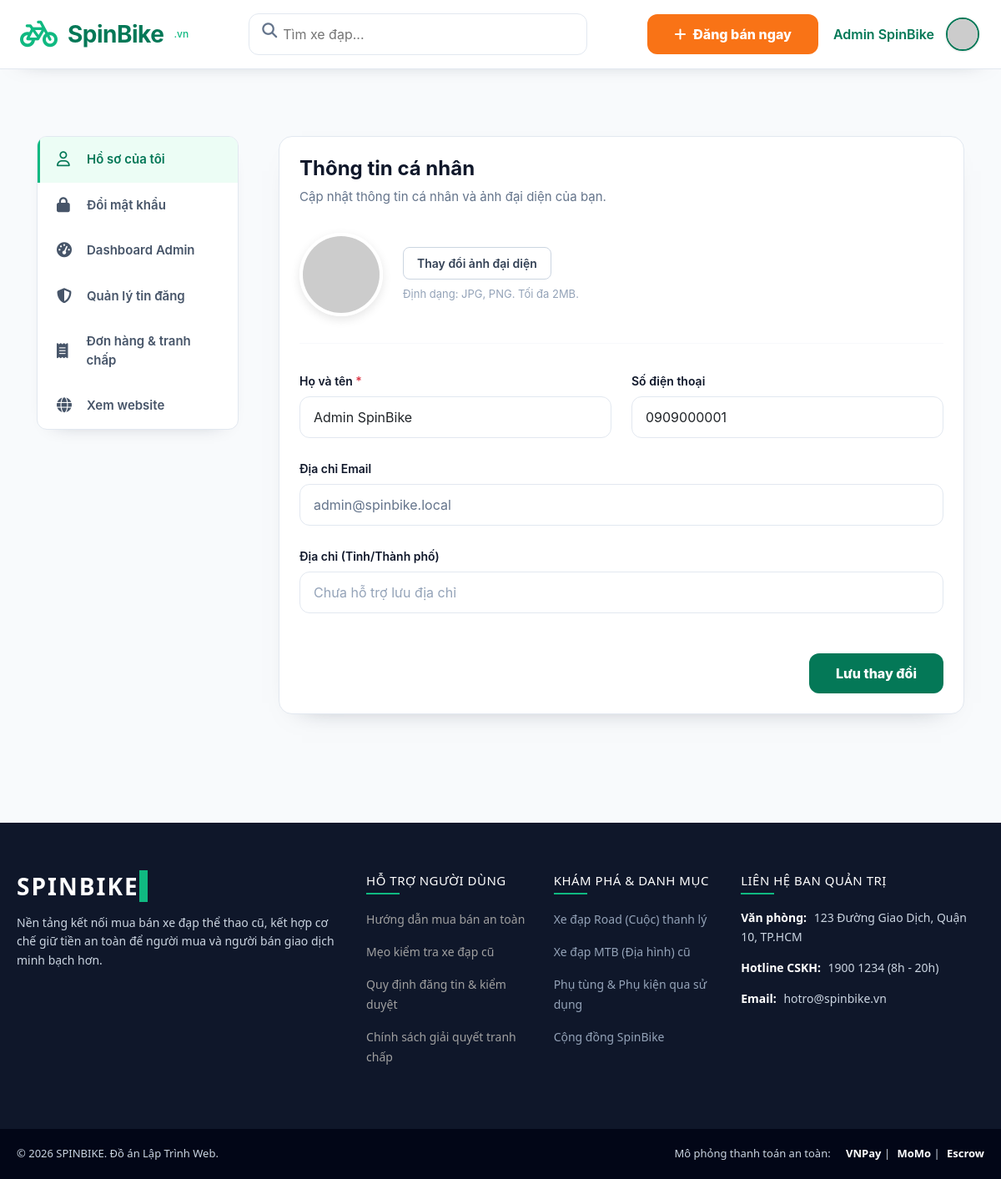
Screenshot of /profile (signed in) with the database file from the repository.
### tables this page shows
CREATE TABLE `users` (
  `id` int(11) NOT NULL,
  `name` varchar(255) NOT NULL,
  `email` varchar(255) NOT NULL,
  `password` varchar(255) NOT NULL,
  `phone` varchar(20) DEFAULT NULL,
  `avatar` varchar(500) DEFAULT NULL,
  `role` enum('user','admin') NOT NULL DEFAULT 'user',
  `balance` decimal(15,2) NOT NULL DEFAULT 0.00,
  `created_at` timestamp NOT NULL DEFAULT current_timestamp(),
  `reset_token` varchar(255) DEFAULT NULL,
  `reset_token_expire` datetime DEFAULT NULL
);

### index.php (called while the page is built, shortened)
<?php
require_once __DIR__ . '/config/config.php';
$requestUri = parse_url($_SERVER['REQUEST_URI'] ?? '/', PHP_URL_PATH) ?: '/';
$basePath = app_base_path();
$relativePath = $requestUri;
$route = trim((string) $relativePath, '/');
$routeName = find_route_name_by_path($route);
$targetFile = $routeName !== null ? route_target($routeName) : null;
require $targetFile;

### config/config.php (called while the page is built, shortened)
<?php
if (!function_exists('app_origin')) {
    function app_origin(): string {
        static $origin = null;
        if ($origin !== null) {
            return $origin;
        }
        if (PHP_SAPI !== 'cli') {
            $https = $_SERVER['HTTPS'] ?? '';
            $isHttps = !empty($https) && strtolower((string) $https) !== 'off';
            $scheme = $isHttps ? 'https' : 'http';
            $host = trim((string) ($_SERVER['HTTP_HOST'] ?? ''));
            if ($host !== '') {
                $origin = $scheme . '://' . $host;
                return $origin;
            }
        }
        $origin = 'http://localhost';
        return $origin;
    }
}
if (!function_exists('detect_app_base_path')) {
    function detect_app_base_path(): string {
        $configuredBasePath = trim((string) (getenv('APP_BASE_PATH') ?: ''), '/');
        $scriptName = trim((string) ($_SERVER['SCRIPT_NAME'] ?? ''), '/');
        $segments = explode('/', $scriptName);
        if (end($segments) === 'index.php') {
            array_pop($segments);
        }
        return trim(implode('/', $segments), '/');
    }
}
if (!function_exists('route_definitions')) {
    function route_definitions(): array {
        static $routes = null;
        if ($routes !== null) {
            return $routes;
        }
        return $routes;
    }
}
if (!function_exists('app_base_path')) {
    function app_base_path(): string {
        static $basePath = null;
        if ($basePath !== null) {
            return $basePath;
        }
        $detectedBasePath = detect_app_base_path();
        $basePath = $detectedBasePath !== '' ? '/' . $detectedBasePath : '';
        return $basePath;
    }
}
if (!function_exists('app_path')) {
    function app_path(string $path = ''): string {
        $cleanPath = ltrim($path, '/');
        $basePath = app_base_path();
        return $cleanPath !== '' ? $basePath . '/' . $cleanPath : $basePath;
    }
}
if (!function_exists('route_path')) {
    function route_path(string $name): string {
        $routes = route_definitions();
        return $routes[$name]['path'];
    }
}
if (!function_exists('route_target')) {
    function route_target(string $name): string {
        $routes = route_definitions();
        return $routes[$name]['target'];
    }
}
if (!function_exists('find_route_name_by_path')) {
    function find_route_name_by_path(string $path = ''): ?string {
        $normalizedPath = trim($path, '/');
        foreach (route_definitions() as $name => $route) {
            $candidatePaths = array_merge(
                [$route['path']],
                isset($route['aliases']) && is_array($route['aliases']) ? $route['aliases'] : []
            );
            foreach ($candidatePaths as $candidatePath) {
                if (trim((string) $candidatePath, '/') === $normalizedPath) {
                    return $name;
                }
            }
        }
        return null;
    }
}
if (!function_exists('route_url')) {
    function route_url(string $name, $query = []): string {
        $path = route_path($name);
        $url = app_origin() . app_path($path);
        if (is_array($query) && !empty($query)) {
            $queryString = http_build_query($query);
            return $queryString !== '' ? $url . '?' . $queryString : $url;
        }
        return $url;
    }
}
if (!function_exists('current_route_name')) {
    function current_route_name(): ?string {
        $requestUri = parse_url($_SERVER['REQUEST_URI'] ?? '/', PHP_URL_PATH) ?: '/';
        $basePath = app_base_path();
        $relativePath = $requestUri;
        $routeName = find_route_name_by_path($relativePath);
        return $routeName;
    }
}
?>

### app/helpers/AdminAuth.php (called while the page is built, shortened)
<?php
require_once __DIR__ . '/../../config/config.php';
if (!function_exists('admin_dashboard_url')) {
    function admin_dashboard_url(): string
    {
        return route_url('admin.dashboard');
    }
}
if (!function_exists('admin_listings_url')) {
    function admin_listings_url(string $query = ''): string
    {
        $url = route_url('admin.listings');
        return $query !== '' ? $url . '?' . ltrim($query, '?') : $url;
    }
}
if (!function_exists('admin_orders_url')) {
    function admin_orders_url(string $query = ''): string
    {
        $url = route_url('admin.orders');
        return $query !== '' ? $url . '?' . ltrim($query, '?') : $url;
    }
}
?>

### app/views/auth/profile.php (the view, shortened to what this page needs)
<?php
require_once __DIR__ . '/../../../config/config.php';
require_once __DIR__ . '/../../helpers/AdminAuth.php';
$database = new Database();
$db = $database->getConnectionOrNull();
$user_id = $_SESSION['user_id'];
$profileError = null;
$user = null;
if (!$db) {
    $profileError = 'Thông tin tài khoản hiện chưa thể tải. Vui lòng kiểm tra kết nối dữ liệu và thử lại sau.';
} else {
    $db->setAttribute(PDO::ATTR_ERRMODE, PDO::ERRMODE_EXCEPTION);
}
if ($db) {
    try {
        $stmt = $db->prepare("SELECT * FROM users WHERE id = ?");
        $stmt->execute([$user_id]);
        $user = $stmt->fetch(PDO::FETCH_ASSOC);
    } catch (Throwable $exception) {
        $profileError = 'Thông tin tài khoản hiện chưa thể tải. Vui lòng thử lại sau.';
    }
}
$display_name = htmlspecialchars($user['name'] ?? 'U');
$display_avatar = !empty($user['avatar']) ? $user['avatar'] : "https://ui-avatars.com/api/?name=" . urlencode($display_name) . "&background=10b981&color=fff&size=120&rounded=true&bold=true";
$profileName = trim((string)($user['name'] ?? ''));
$profilePhone = trim((string)($user['phone'] ?? ''));
$profileEmail = trim((string)($user['email'] ?? ''));
$profilePageUrl = route_url('profile');
include __DIR__ . '/../layouts/header.php';
?>
<div class="main-content profile-page-shell">
    <div class="profile-container profile-page-container">
        <div class="row g-5">
            <div class="col-lg-3">
                <div class="profile-sidebar">
                    <a href="<?php echo $profilePageUrl; ?>" class="profile-nav-link active">
                        <i class="fa-regular fa-user"></i> Hồ sơ của tôi
                    </a>
                    <a href="javascript:void(0)" class="profile-nav-link">
                        <i class="fa-solid fa-lock"></i> Đổi mật khẩu
                    </a>
                    <?php if ($isAdmin): ?>
                    <a href="<?php echo admin_dashboard_url(); ?>" class="profile-nav-link">
                        <i class="fa-solid fa-gauge-high"></i> Dashboard Admin
                    </a>
                    <a href="<?php echo $reviewListingsUrl; ?>" class="profile-nav-link">
                        <i class="fa-solid fa-shield-halved"></i> Quản lý tin đăng
                    </a>
                    <a href="<?php echo $adminOrdersUrl; ?>" class="profile-nav-link">
                        <i class="fa-solid fa-receipt"></i> Đơn hàng & tranh chấp
                    </a>
                    <a href="<?php echo route_url('home'); ?>" class="profile-nav-link">
                        <i class="fa-solid fa-globe"></i> Xem website
                    </a>
                    <?php endif; ?>
                </div>
            </div>
            <div class="col-lg-9">
                <div class="profile-card">
                    <h2 class="profile-page-title">Thông tin cá nhân</h2>
                    <p class="profile-page-subtitle">
                        <?php echo $profileError === null ? 'Cập nhật thông tin cá nhân và ảnh đại diện của bạn.' : htmlspecialchars($profileError); ?>
                    </p>
                    <?php if ($profileError === null): ?>
                    <form action="" method="POST" enctype="multipart/form-data">
                        <div class="profile-avatar-section">
                            <img src="<?= $display_avatar ?>" alt="Avatar" id="avatarPreview" class="profile-avatar-image">
                            <div>
                                <label for="avatarInput" class="btn-upload profile-upload-label">
                                    Thay đổi ảnh đại diện
                                </label>
                                <p class="profile-upload-hint">Định dạng: JPG, PNG. Tối đa 2MB.</p>
                            </div>
                        </div>
                        <hr class="profile-divider">
                        <div class="row g-4">
                            <div class="col-md-6">
                                <label class="profile-field-label">Họ và tên <span class="text-danger">*</span></label>
                                <input type="text" name="fullname" class="form-control profile-field-input" value="<?= htmlspecialchars($profileName) ?>" required>
                            </div>
                            <div class="col-md-6">
                                <label class="profile-field-label">Số điện thoại</label>
                                <input type="tel" name="phone" class="form-control profile-field-input" value="<?= htmlspecialchars($profilePhone === 'Chưa cập nhật số điện thoại' ? '' : $profilePhone) ?>" placeholder="Chưa cập nhật số điện thoại">
                            </div>
                            <div class="col-md-12">
                                <label class="profile-field-label">Địa chỉ Email</label>
                                <input type="email" name="email" class="form-control profile-field-input profile-field-readonly" value="<?= htmlspecialchars($profileEmail) ?>" readonly>
                            </div>
                            <div class="col-md-12">
                                <label class="profile-field-label">Địa chỉ (Tỉnh/Thành phố)</label>
                                <input type="text" name="address" class="form-control profile-field-input profile-field-readonly profile-field-placeholder" value="Chưa hỗ trợ lưu địa chỉ" readonly>
                            </div>
                        </div>
                        <div class="mt-5 text-end">
                            <button type="submit" class="btn-save">
                                Lưu thay đổi
                            </button>
                        </div>
                    </form>
                    <?php endif; ?>
                </div>
            </div>
        </div>
    </div>
</div>
<?php include __DIR__ . '/../layouts/footer.php'; ?>

### rows the page displays
users: fullname "Admin SpinBike", phone "0909000001", email "admin@spinbike.local"

### other values shown
$displayUserName "Admin SpinBike"
$link['title'] "Hướng dẫn mua bán an toàn"
$link['title'] "Mẹo kiểm tra xe đạp cũ"
$link['title'] "Quy định đăng tin & kiểm duyệt"
$link['title'] "Chính sách giải quyết tranh chấp"
$link "Xe đạp Road (Cuộc) thanh lý"
$link "Xe đạp MTB (Địa hình) cũ"
$link "Phụ tùng & Phụ kiện qua sử dụng"
$link "Cộng đồng SpinBike"
